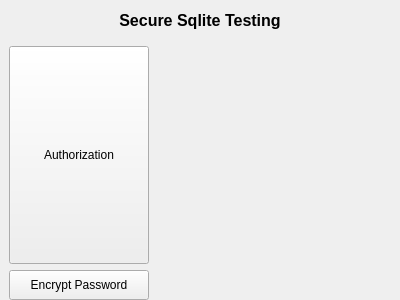
<?xml version="1.0" encoding="UTF-8"?>
<ui version="4.0">
 <class>MiscellaneousWxSqlite3</class>
 <widget class="MiscellaneousBase" name="MiscellaneousWxSqlite3">
  <property name="geometry">
   <rect>
    <x>0</x>
    <y>0</y>
    <width>400</width>
    <height>300</height>
   </rect>
  </property>
  <property name="windowTitle">
   <string>MiscellaneousWxSqlite3</string>
  </property>
  <layout class="QVBoxLayout" name="verticalLayout">
   <property name="leftMargin">
    <number>0</number>
   </property>
   <property name="topMargin">
    <number>0</number>
   </property>
   <property name="rightMargin">
    <number>0</number>
   </property>
   <property name="bottomMargin">
    <number>0</number>
   </property>
   <item>
    <layout class="QHBoxLayout" name="horizontalLayout">
     <item>
      <widget class="QLabel" name="lbTitle">
       <property name="minimumSize">
        <size>
         <width>0</width>
         <height>40</height>
        </size>
       </property>
       <property name="font">
        <font>
         <pointsize>12</pointsize>
         <weight>75</weight>
         <bold>true</bold>
        </font>
       </property>
       <property name="text">
        <string>Secure Sqlite Testing</string>
       </property>
       <property name="alignment">
        <set>Qt::AlignCenter</set>
       </property>
      </widget>
     </item>
    </layout>
   </item>
   <item>
    <layout class="QFormLayout" name="formLayout">
     <property name="leftMargin">
      <number>9</number>
     </property>
     <property name="rightMargin">
      <number>9</number>
     </property>
     <item row="0" column="0">
      <widget class="QPushButton" name="btnUserAuthorization">
       <property name="sizePolicy">
        <sizepolicy hsizetype="Expanding" vsizetype="Expanding">
         <horstretch>0</horstretch>
         <verstretch>0</verstretch>
        </sizepolicy>
       </property>
       <property name="minimumSize">
        <size>
         <width>140</width>
         <height>30</height>
        </size>
       </property>
       <property name="text">
        <string>Authorization</string>
       </property>
      </widget>
     </item>
     <item row="1" column="0">
      <widget class="QPushButton" name="btnEncryptPassword">
       <property name="minimumSize">
        <size>
         <width>140</width>
         <height>30</height>
        </size>
       </property>
       <property name="text">
        <string>Encrypt Password</string>
       </property>
      </widget>
     </item>
    </layout>
   </item>
  </layout>
 </widget>
 <layoutdefault spacing="6" margin="11"/>
 <customwidgets>
  <customwidget>
   <class>MiscellaneousBase</class>
   <extends>QWidget</extends>
   <header>miscellaneousbase.h</header>
   <container>1</container>
  </customwidget>
 </customwidgets>
 <resources/>
 <connections/>
</ui>
